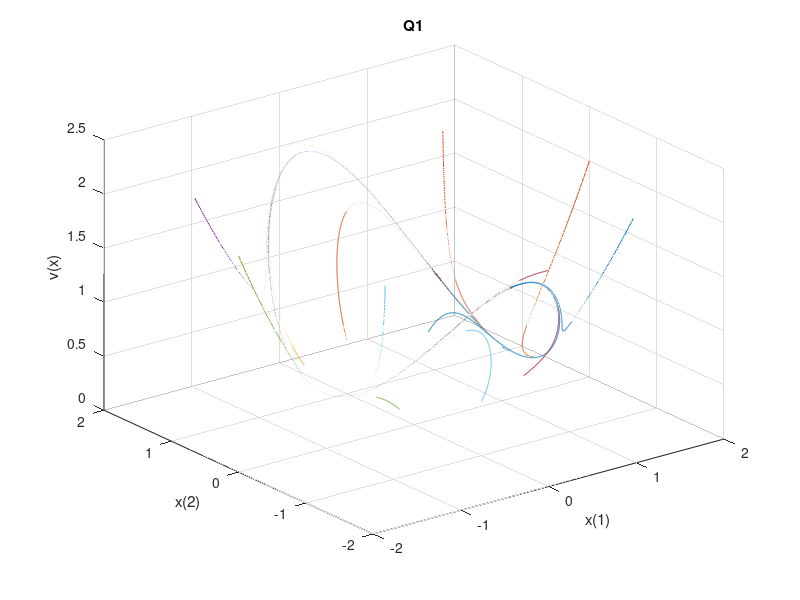

Reproduce this figure in MATLAB.
clear;clc;
num=8;
v=zeros(10000,3);
for n=1:2 %x(0) inside or outside of the limit cycle
    for j=1:num % 8 kinds of x(0)
        theta=j*(2*pi/num);
        x1array(1)=real(n*exp(1i*theta)); 
        x2array(1)=imag(n*exp(1i*theta));

        for i=1:10000-1
            x(1)=x1array(i); x(2)=x2array(i);
            v(i)=0.5*(x(1)*x(1)+x(2)*x(2));%v(x1,x2)=0.5(x1^2+x2^2)
            x1dot=x(2)-(4*x(1)*x(1)+x(2)*x(2)-4)*x(1);
            x2dot=-x(1)-(4*x(1)*x(1)+x(2)*x(2)-4)*x(2);
            x1array(i+1)=x(1)+x1dot*0.001;
            x2array(i+1)=x(2)+x2dot*0.001;
        end

        xlabel('x(1)');
        ylabel('x(2)');
        zlabel('v(x)');
        time=1:10000-1;
        xt=x1array(time);
        yt=x2array(time);
        zt=v(time);
        plot3(xt,yt,zt);
        grid on;
        title('Q1');
        hold on;
    end
end